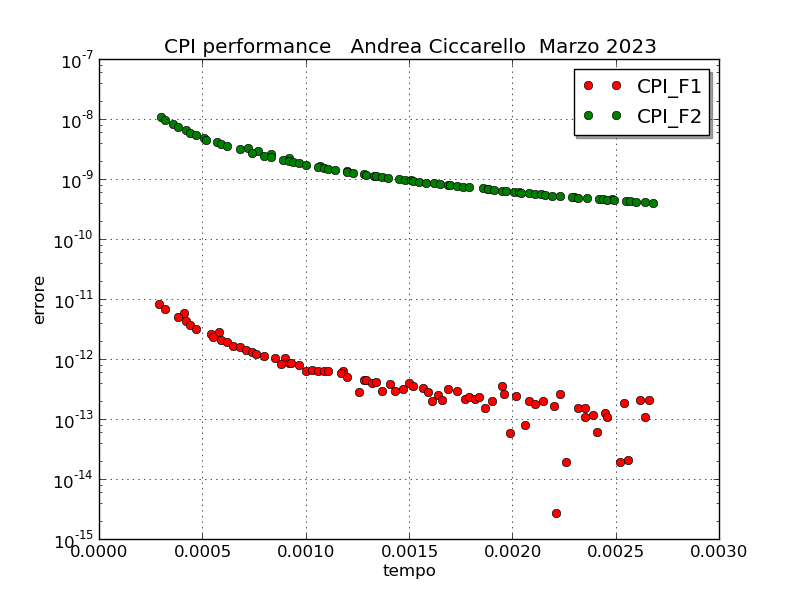

This chart was generated by the following Python code:
#!/usr/bin/env python2
import info_personali as ip
import matplotlib
matplotlib.use('Agg')
import matplotlib.pyplot as plt 
import pandas as pd 

cpi = pd.read_csv("cpi_scaling.csv") 

cpi1 = cpi[cpi.function==1]
cpi2 = cpi[cpi.function==2]

plt.title('CPI performance' + ip.get_user() + ' ' + ip.get_timestamp())
plt.grid()
plt.xlabel('tempo')
plt.yscale('log')
plt.ylabel('errore')
plt.plot(cpi1.time,cpi1.error,'ro',label='CPI_F1')
plt.plot(cpi2.time,cpi2.error,'go',label='CPI_F2')
plt.legend(shadow=True)


plt.savefig('cpi_scaling_plot.png')
#plt.show()
